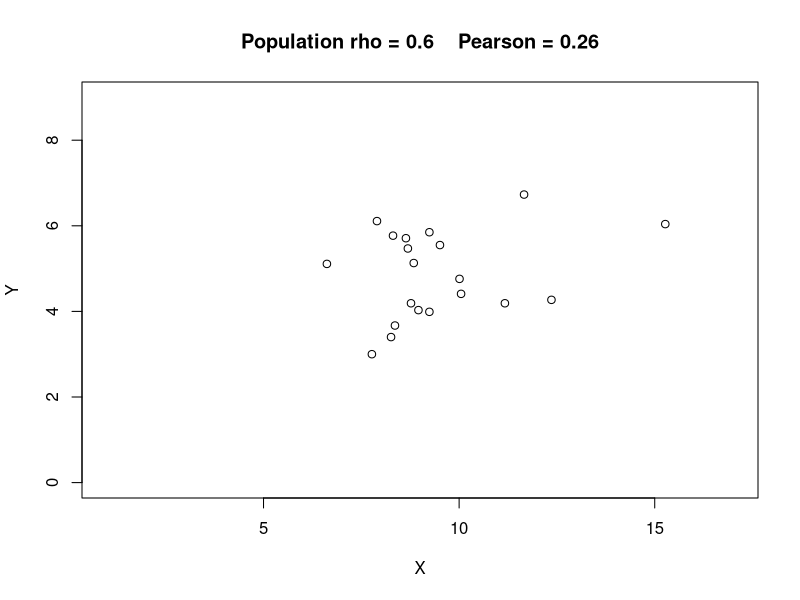

Write the R code that produced this figure.
# CORRELATION program - Chapter 12

# Set rho to the population correlation
# Set sampleSize for the desired number of sample points

chap12 <- function() {
	rho <- .60
	sampleSize <- 20
	
	X <- round(rnorm(sampleSize,10,3),digits=2)
	Y <- round(rnorm(length(X),0,1)*sqrt(1-rho*rho)+(5+rho*(X-10)/3),digits=2)
	
      pearson <- round(cor(X,Y),digits=2)
	rhoLabel <- paste("Population rho =",rho)
      pearsonLabel <- paste("Pearson =",pearson)

	yBounds <- c(0,ceiling(max(Y)+2))
	xBounds <- c(1,ceiling(max(X)+1))
	
      plot(X,Y,main=paste(rhoLabel,"  ",pearsonLabel),xlim=xBounds,ylim=yBounds)
	
	cat("\n","Population rho =",rho)
      cat("\n","Sample Size =",sampleSize)
      cat("\n","Pearson r =",pearson)
      cat("\n")

     }
chap12()

